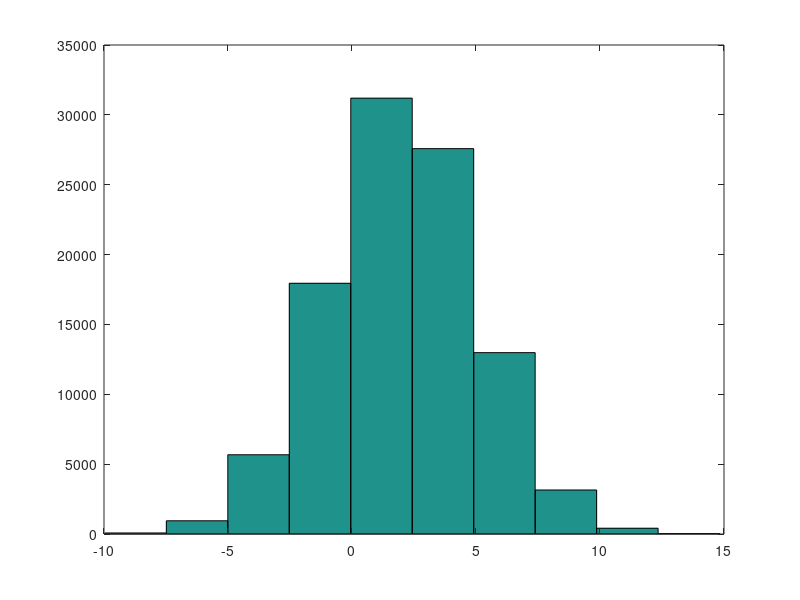

Recreate this plot in MATLAB.
clear all, clc, close all;
% Genera 100000 datos aleatorios de una distribución gaussiana de media 2 y
% desv.standard 3:
m = 2;
s = 3;
y=m + s*randn(1,100000);

%% apartado b
hist(y);
h = hist(y);

%altura barra central
alt = max(h);
%suma valores
sum_h = sum(h);

%% apartado c
m = mean(y); s = std(y);

%% apartado d
p1 = length(find(m-s < y & y < m+s))/length(y);
p2 = length(find(m-2*s < y & y < m+2*s))/length(y);
p3 = length(find(m-3*s < y & y < m+3*s))/length(y);